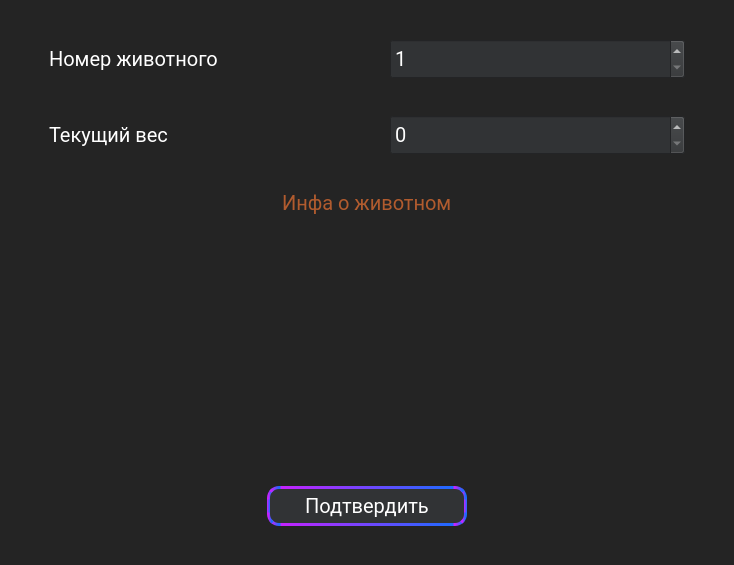
<?xml version="1.0" encoding="UTF-8"?>
<ui version="4.0">
 <class>WeightForm</class>
 <widget class="QMainWindow" name="WeightForm">
  <property name="geometry">
   <rect>
    <x>0</x>
    <y>0</y>
    <width>734</width>
    <height>565</height>
   </rect>
  </property>
  <property name="windowTitle">
   <string>MainWindow</string>
  </property>
  <widget class="QWidget" name="centralwidget">
   <property name="styleSheet">
    <string notr="true">QWidget{
	background-color: #242424;
	font-family: Roboto;
	color: white;
	font-size: 20px;
	font-weight: 100px;
}
</string>
   </property>
   <layout class="QVBoxLayout" name="verticalLayout">
    <item>
     <spacer name="verticalSpacer">
      <property name="orientation">
       <enum>Qt::Vertical</enum>
      </property>
      <property name="sizeType">
       <enum>QSizePolicy::Preferred</enum>
      </property>
      <property name="sizeHint" stdset="0">
       <size>
        <width>20</width>
        <height>40</height>
       </size>
      </property>
     </spacer>
    </item>
    <item>
     <layout class="QHBoxLayout" name="horizontalLayout_5">
      <item>
       <spacer name="horizontalSpacer_12">
        <property name="orientation">
         <enum>Qt::Horizontal</enum>
        </property>
        <property name="sizeType">
         <enum>QSizePolicy::Preferred</enum>
        </property>
        <property name="sizeHint" stdset="0">
         <size>
          <width>40</width>
          <height>20</height>
         </size>
        </property>
       </spacer>
      </item>
      <item>
       <widget class="QLabel" name="label">
        <property name="text">
         <string>Номер животного</string>
        </property>
       </widget>
      </item>
      <item>
       <spacer name="horizontalSpacer_14">
        <property name="orientation">
         <enum>Qt::Horizontal</enum>
        </property>
        <property name="sizeType">
         <enum>QSizePolicy::Preferred</enum>
        </property>
        <property name="sizeHint" stdset="0">
         <size>
          <width>40</width>
          <height>20</height>
         </size>
        </property>
       </spacer>
      </item>
      <item>
       <widget class="QDoubleSpinBox" name="numberAnimal">
        <property name="minimumSize">
         <size>
          <width>250</width>
          <height>40</height>
         </size>
        </property>
        <property name="styleSheet">
         <string notr="true">QDoubleSpinBox
{
	background-color:  #313335;
}</string>
        </property>
        <property name="decimals">
         <number>0</number>
        </property>
        <property name="minimum">
         <double>1.000000000000000</double>
        </property>
        <property name="maximum">
         <double>10000.000000000000000</double>
        </property>
       </widget>
      </item>
      <item>
       <spacer name="horizontalSpacer_15">
        <property name="orientation">
         <enum>Qt::Horizontal</enum>
        </property>
        <property name="sizeType">
         <enum>QSizePolicy::Preferred</enum>
        </property>
        <property name="sizeHint" stdset="0">
         <size>
          <width>40</width>
          <height>20</height>
         </size>
        </property>
       </spacer>
      </item>
     </layout>
    </item>
    <item>
     <spacer name="verticalSpacer_2">
      <property name="orientation">
       <enum>Qt::Vertical</enum>
      </property>
      <property name="sizeType">
       <enum>QSizePolicy::Preferred</enum>
      </property>
      <property name="sizeHint" stdset="0">
       <size>
        <width>20</width>
        <height>40</height>
       </size>
      </property>
     </spacer>
    </item>
    <item>
     <layout class="QHBoxLayout" name="horizontalLayout_4">
      <item>
       <spacer name="horizontalSpacer_9">
        <property name="orientation">
         <enum>Qt::Horizontal</enum>
        </property>
        <property name="sizeType">
         <enum>QSizePolicy::Preferred</enum>
        </property>
        <property name="sizeHint" stdset="0">
         <size>
          <width>40</width>
          <height>20</height>
         </size>
        </property>
       </spacer>
      </item>
      <item>
       <widget class="QLabel" name="label_3">
        <property name="text">
         <string>Текущий вес</string>
        </property>
       </widget>
      </item>
      <item>
       <spacer name="horizontalSpacer_10">
        <property name="orientation">
         <enum>Qt::Horizontal</enum>
        </property>
        <property name="sizeType">
         <enum>QSizePolicy::Preferred</enum>
        </property>
        <property name="sizeHint" stdset="0">
         <size>
          <width>40</width>
          <height>20</height>
         </size>
        </property>
       </spacer>
      </item>
      <item>
       <widget class="QDoubleSpinBox" name="Weight">
        <property name="minimumSize">
         <size>
          <width>250</width>
          <height>40</height>
         </size>
        </property>
        <property name="sizeIncrement">
         <size>
          <width>0</width>
          <height>0</height>
         </size>
        </property>
        <property name="styleSheet">
         <string notr="true">QDoubleSpinBox
{
	background-color:  #313335;
}</string>
        </property>
        <property name="decimals">
         <number>0</number>
        </property>
        <property name="maximum">
         <double>100000.000000000000000</double>
        </property>
       </widget>
      </item>
      <item>
       <spacer name="horizontalSpacer_11">
        <property name="orientation">
         <enum>Qt::Horizontal</enum>
        </property>
        <property name="sizeType">
         <enum>QSizePolicy::Preferred</enum>
        </property>
        <property name="sizeHint" stdset="0">
         <size>
          <width>40</width>
          <height>20</height>
         </size>
        </property>
       </spacer>
      </item>
     </layout>
    </item>
    <item>
     <spacer name="verticalSpacer_3">
      <property name="orientation">
       <enum>Qt::Vertical</enum>
      </property>
      <property name="sizeType">
       <enum>QSizePolicy::Preferred</enum>
      </property>
      <property name="sizeHint" stdset="0">
       <size>
        <width>20</width>
        <height>40</height>
       </size>
      </property>
     </spacer>
    </item>
    <item>
     <layout class="QHBoxLayout" name="horizontalLayout_3">
      <item>
       <spacer name="horizontalSpacer_8">
        <property name="orientation">
         <enum>Qt::Horizontal</enum>
        </property>
        <property name="sizeType">
         <enum>QSizePolicy::Expanding</enum>
        </property>
        <property name="sizeHint" stdset="0">
         <size>
          <width>40</width>
          <height>20</height>
         </size>
        </property>
       </spacer>
      </item>
      <item>
       <widget class="QLabel" name="InfoAnimal">
        <property name="styleSheet">
         <string notr="true">color: #B15B2E</string>
        </property>
        <property name="text">
         <string>Инфа о животном</string>
        </property>
       </widget>
      </item>
      <item>
       <spacer name="horizontalSpacer_7">
        <property name="orientation">
         <enum>Qt::Horizontal</enum>
        </property>
        <property name="sizeType">
         <enum>QSizePolicy::Expanding</enum>
        </property>
        <property name="sizeHint" stdset="0">
         <size>
          <width>40</width>
          <height>20</height>
         </size>
        </property>
       </spacer>
      </item>
     </layout>
    </item>
    <item>
     <spacer name="verticalSpacer_4">
      <property name="orientation">
       <enum>Qt::Vertical</enum>
      </property>
      <property name="sizeType">
       <enum>QSizePolicy::Preferred</enum>
      </property>
      <property name="sizeHint" stdset="0">
       <size>
        <width>20</width>
        <height>40</height>
       </size>
      </property>
     </spacer>
    </item>
    <item>
     <layout class="QHBoxLayout" name="horizontalLayout">
      <item>
       <spacer name="horizontalSpacer">
        <property name="orientation">
         <enum>Qt::Horizontal</enum>
        </property>
        <property name="sizeHint" stdset="0">
         <size>
          <width>40</width>
          <height>20</height>
         </size>
        </property>
       </spacer>
      </item>
      <item>
       <widget class="QLabel" name="img_animal">
        <property name="minimumSize">
         <size>
          <width>200</width>
          <height>200</height>
         </size>
        </property>
        <property name="maximumSize">
         <size>
          <width>150</width>
          <height>150</height>
         </size>
        </property>
        <property name="text">
         <string/>
        </property>
        <property name="scaledContents">
         <bool>true</bool>
        </property>
       </widget>
      </item>
      <item>
       <spacer name="horizontalSpacer_2">
        <property name="orientation">
         <enum>Qt::Horizontal</enum>
        </property>
        <property name="sizeHint" stdset="0">
         <size>
          <width>40</width>
          <height>20</height>
         </size>
        </property>
       </spacer>
      </item>
      <item>
       <widget class="QLabel" name="img_feed">
        <property name="minimumSize">
         <size>
          <width>200</width>
          <height>200</height>
         </size>
        </property>
        <property name="maximumSize">
         <size>
          <width>200</width>
          <height>200</height>
         </size>
        </property>
        <property name="text">
         <string/>
        </property>
        <property name="scaledContents">
         <bool>true</bool>
        </property>
       </widget>
      </item>
      <item>
       <spacer name="horizontalSpacer_3">
        <property name="orientation">
         <enum>Qt::Horizontal</enum>
        </property>
        <property name="sizeHint" stdset="0">
         <size>
          <width>40</width>
          <height>20</height>
         </size>
        </property>
       </spacer>
      </item>
      <item>
       <widget class="QLabel" name="img_gender">
        <property name="minimumSize">
         <size>
          <width>200</width>
          <height>200</height>
         </size>
        </property>
        <property name="maximumSize">
         <size>
          <width>200</width>
          <height>200</height>
         </size>
        </property>
        <property name="text">
         <string/>
        </property>
        <property name="scaledContents">
         <bool>true</bool>
        </property>
       </widget>
      </item>
      <item>
       <spacer name="horizontalSpacer_4">
        <property name="orientation">
         <enum>Qt::Horizontal</enum>
        </property>
        <property name="sizeHint" stdset="0">
         <size>
          <width>40</width>
          <height>20</height>
         </size>
        </property>
       </spacer>
      </item>
     </layout>
    </item>
    <item>
     <spacer name="verticalSpacer_5">
      <property name="orientation">
       <enum>Qt::Vertical</enum>
      </property>
      <property name="sizeType">
       <enum>QSizePolicy::Preferred</enum>
      </property>
      <property name="sizeHint" stdset="0">
       <size>
        <width>20</width>
        <height>40</height>
       </size>
      </property>
     </spacer>
    </item>
    <item>
     <layout class="QHBoxLayout" name="horizontalLayout_2">
      <item>
       <spacer name="horizontalSpacer_6">
        <property name="orientation">
         <enum>Qt::Horizontal</enum>
        </property>
        <property name="sizeType">
         <enum>QSizePolicy::Preferred</enum>
        </property>
        <property name="sizeHint" stdset="0">
         <size>
          <width>40</width>
          <height>20</height>
         </size>
        </property>
       </spacer>
      </item>
      <item>
       <widget class="QPushButton" name="btn_confirm">
        <property name="minimumSize">
         <size>
          <width>200</width>
          <height>40</height>
         </size>
        </property>
        <property name="maximumSize">
         <size>
          <width>200</width>
          <height>40</height>
         </size>
        </property>
        <property name="styleSheet">
         <string notr="true">QPushButton{
	background-color: #313335;
	border: 3px qlineargradient(spread:pad, x1:0, y1:0, x2:1, y2:0, stop:0 #C622FF, stop:1 #1D6BFF);
	border-style: solid;
	border-radius: 12%;
}
QPushButton:hover{
background-color:  #5C6164;
}

QPushButton:pressed{
background-color:  #5C6164;
}

QPushButton:after{
background-color:  #5C6164;
}

QTableWidget{
	background-color:  #313335;
}</string>
        </property>
        <property name="text">
         <string>Подтвердить</string>
        </property>
       </widget>
      </item>
      <item>
       <spacer name="horizontalSpacer_5">
        <property name="orientation">
         <enum>Qt::Horizontal</enum>
        </property>
        <property name="sizeType">
         <enum>QSizePolicy::Preferred</enum>
        </property>
        <property name="sizeHint" stdset="0">
         <size>
          <width>40</width>
          <height>20</height>
         </size>
        </property>
       </spacer>
      </item>
     </layout>
    </item>
    <item>
     <spacer name="verticalSpacer_6">
      <property name="orientation">
       <enum>Qt::Vertical</enum>
      </property>
      <property name="sizeType">
       <enum>QSizePolicy::Preferred</enum>
      </property>
      <property name="sizeHint" stdset="0">
       <size>
        <width>20</width>
        <height>40</height>
       </size>
      </property>
     </spacer>
    </item>
   </layout>
  </widget>
 </widget>
 <resources/>
 <connections/>
</ui>
